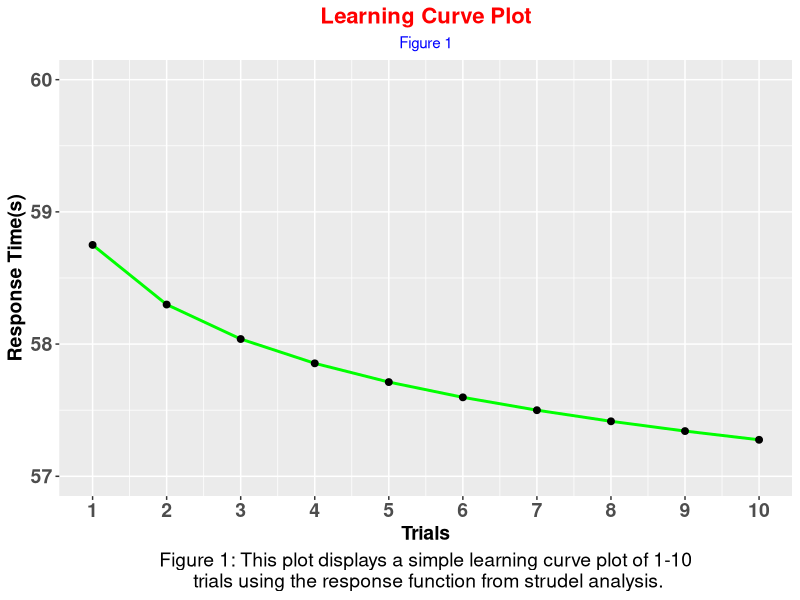
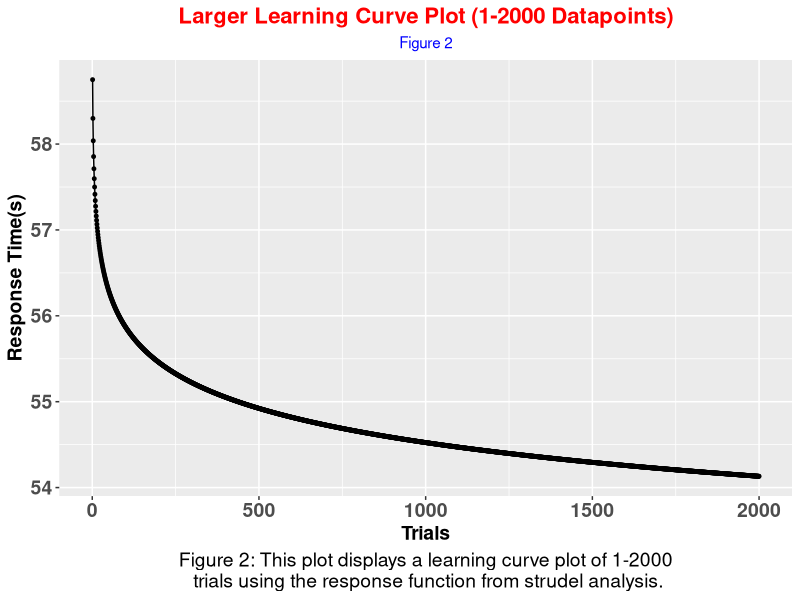
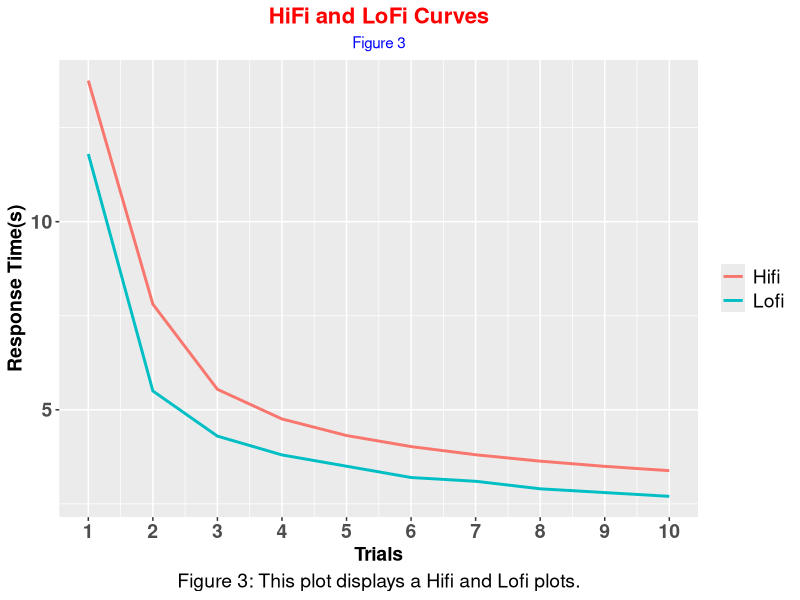
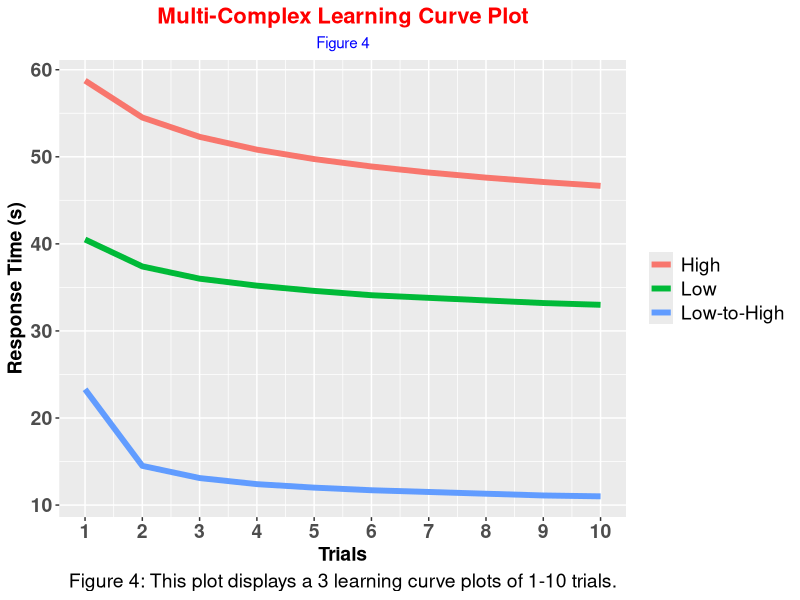
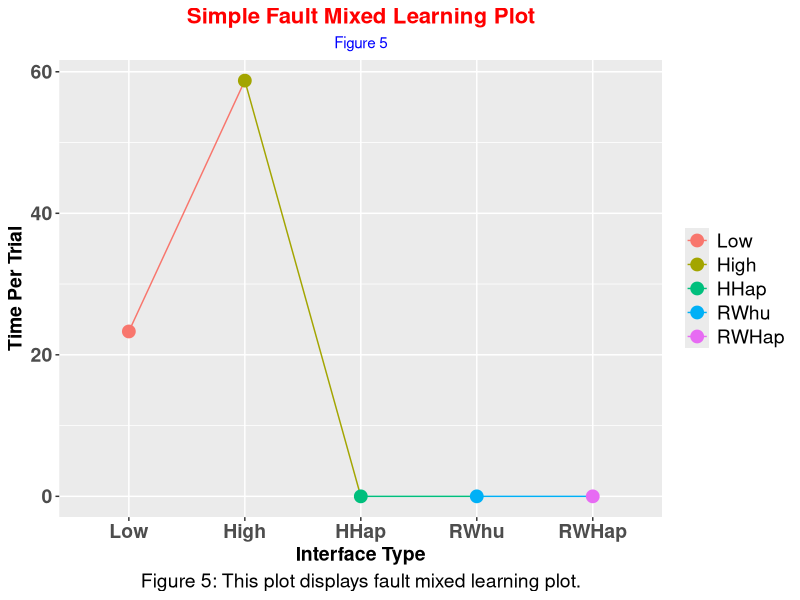
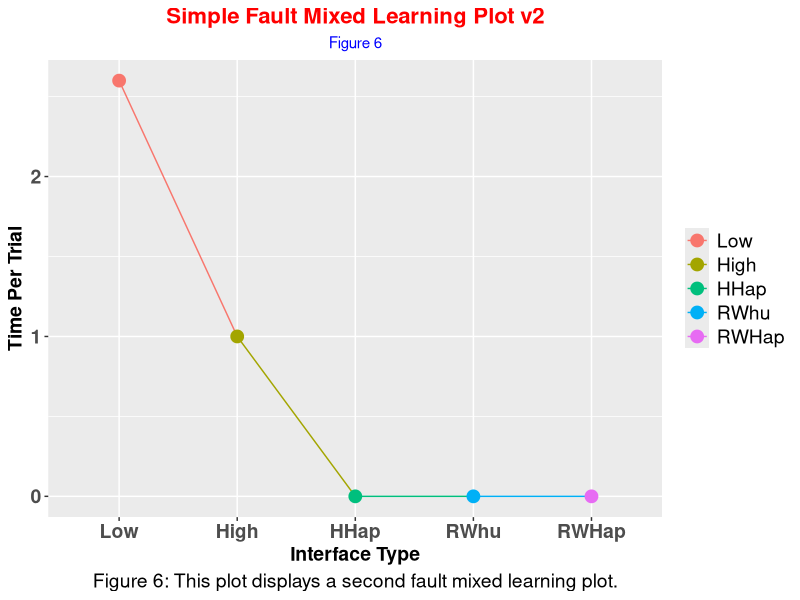
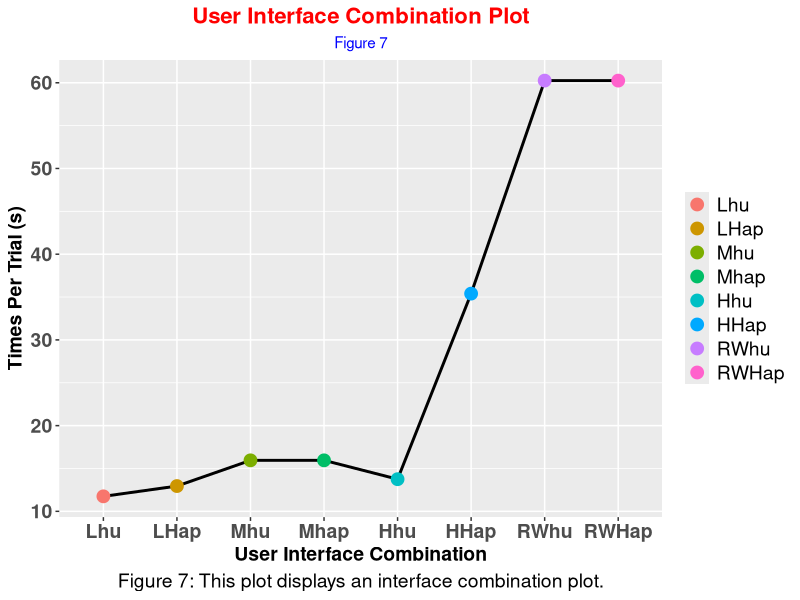
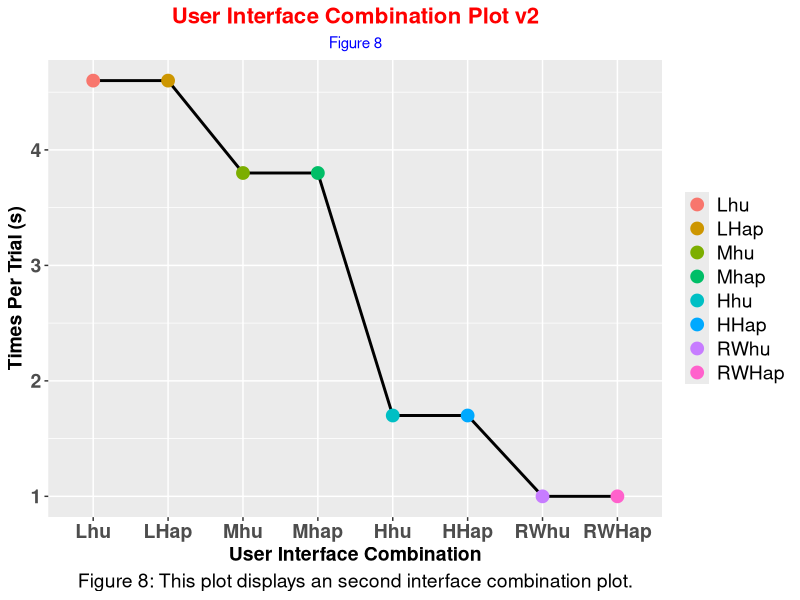

The R source for these figures, in order:
## ---- chunk 1
knitr::opts_chunk$set(echo = TRUE)
## ---- chunk 2
library(dplyr)
library(ggplot2)
library(tidyr)

options(digits =2, max.print=1000000)
## ---- chunk 3
# This plot displays a simple learning curve plot of 1-10 trials using the response function from strudel analysis.

# Variables for response function
alpha = 0.02
fixedTasks = 26
learnedTasks = 32.75

# Data frame is the data structure used to store data for visualize plots 
learning_curve = data.frame(
  labels = c(1:10),
  respFunc = fixedTasks + (learnedTasks*((c(1:10))^-alpha))
)

ggplot(learning_curve, aes(x = labels, y = respFunc)) +
  labs(
    x = "Trials", y = "Response Time(s)",
    title = "Learning Curve Plot", 
    subtitle = "Figure 1",
    caption = "Figure 1: This plot displays a simple learning curve plot of 1-10\n trials using the response function from strudel analysis.") +
  geom_line(color="green", size=1) + 
  geom_point(size = 2) +
  ylim(57, 60) +
  scale_x_continuous(breaks=c(1:10)) + 
  theme(
    axis.text=element_text(size=14,face="bold"),
    axis.title=element_text(size=14,face="bold"),
    legend.title=element_blank(), 
    plot.title = element_text(color = "red", size = 16, face = "bold", hjust = 0.5),
    plot.subtitle = element_text(color = "blue", hjust = 0.5),
    plot.caption = element_text(color = "black", size = 14, hjust = 0.5))

## ---- chunk 4
# This plot displays a learning curve plot of 1-2000 trials using the response function   from strudel analysis.

# Data frame is the data structure used to store data for visualize plots 
larger_learning_curve = data.frame(
  labels = c(1:2000),
  respFunc = fixedTasks + (learnedTasks*((c(1:2000))^-alpha))
)

# Visualization and construction of plot
ggplot(larger_learning_curve, aes(x = labels, y = respFunc)) + 
  labs(
    x = "Trials", y = "Response Time(s)",
    title = "Larger Learning Curve Plot (1-2000 Datapoints)", 
    subtitle = "Figure 2",
    caption = "Figure 2: This plot displays a learning curve plot of 1-2000\n trials using the response function from strudel analysis.") +
  geom_line() +
  geom_point(size=1) +
  theme(axis.text=element_text(size=14,face="bold"),axis.title=element_text(size=14,face="bold")) +
  theme(
    legend.title=element_blank(), 
    plot.title = element_text(color = "red", size = 16, face = "bold", hjust = 0.5),
    plot.subtitle = element_text(color = "blue", hjust = 0.5),
    plot.caption = element_text(color = "black", size = 14, hjust = 0.5))

## ---- chunk 5
# This plot displays a Hifi and Lofi plot from strudel analysis.

# Data frame is the data structure used to store data for visualize plots 
two_line_plot = data.frame( #Use function to generate plots
  time_blocks = c(1:10),
  lofi_resp_time = c(11.8,5.5,4.3,3.8,3.5,3.2,3.1,2.9,2.8,2.7),
  hifi_resp_time = c(13.75,7.807,5.544,4.756,4.316,4.022,3.805,3.635,3.497,3.382)
)

# Visualization and construction of plot
ggplot(two_line_plot, aes(x=time_blocks)) +
  geom_line(aes(y=lofi_resp_time, color="Lofi"), size = 1)+ 
  geom_line(aes(y=hifi_resp_time,color="Hifi"),size=1) + 
  labs(
    x = "Trials", y = "Response Time(s)",
    title = "HiFi and LoFi Curves", 
    subtitle = "Figure 3",
    caption = "Figure 3: This plot displays a Hifi and Lofi plots.") + 
  scale_x_continuous(breaks=c(1:10)) +
  theme(
    axis.text=element_text(size=14,face="bold"),
    axis.title=element_text(size=14,face="bold"),
    legend.title=element_blank(), 
    legend.text=element_text(size=14),
    plot.title = element_text(color = "red", size = 16, face = "bold", hjust = 0.5),
    plot.subtitle = element_text(color = "blue", hjust = 0.5),
    plot.caption = element_text(color = "black", size = 14, hjust = 0.5))
## ---- chunk 6
# This plot displays a 3 learning curve plots of 1-10 trials using the response function and data from strudel analysis.

# Variables for response function
alpha = .20
fixedTasks = 26
learnedTasks = 32.75

# Data frame is the data structure used to store data for visualize plots 
multi_learning_curve = data.frame(
  labels = c(1:10),
  respFunc = fixedTasks + (learnedTasks*((c(1:10))^-alpha)),#Function working for this
  respFunc2 = c(40.5,37.4,36,35.2,34.6,34.1,33.8,33.5,33.2,33),#Change to working function
  respFunc3 = c(23.3,14.5,13.1,12.4,12,11.7,11.5,11.3,11.1,11)#Change to working function
)

# Visualization and construction of plot
ggplot(multi_learning_curve, aes(x = labels)) + 
  geom_line(aes(y = respFunc, color="High", group= 1), size = 2) +
  geom_line(aes(y = respFunc2, color="Low", group= 2), size = 2) +
  geom_line(aes(y = respFunc3, color="Low-to-High", group= 3), size = 2) +
  labs(
    x = "Trials", y = "Response Time (s)",
    title = "Multi-Complex Learning Curve Plot", 
    subtitle = "Figure 4",
    caption = "Figure 4: This plot displays a 3 learning curve plots of 1-10 trials.") + 
  scale_x_continuous(breaks=c(1:10)) +
  theme(axis.text=element_text(size=14,face="bold"),axis.title=element_text(size=14,face="bold")) +
  theme(
    legend.title=element_blank(), 
    legend.text=element_text(size=14),
    plot.title = element_text(color = "red", size = 16, face = "bold", hjust = 0.5),
    plot.subtitle = element_text(color = "blue", hjust = 0.5),
    plot.caption = element_text(color = "black", size = 14, hjust = 0.5))

## ---- chunk 7
# This plot displays fault mixed learning plot using the data from strudel analysis.

# Data frame is the data structure used to store data for visualize plots 
fault_mixed_learning_plot = data.frame(
  labels = c("Low", "High", "HHap", "RWhu", "RWHap"),
  data = c(23.3,58.75,0,0,0)
)

sorted_labels = factor(fault_mixed_learning_plot$labels,levels = c("Low", "High", "HHap", "RWhu", "RWHap"))# Sorts labels using factor function 

# Visualization and construction of plot
ggplot(fault_mixed_learning_plot, aes(x = sorted_labels, y = data, color=sorted_labels, group= 1)) + 
  geom_line() +
  geom_point(size = 4) +
  labs(
    x = "Interface Type",y = "Time Per Trial",
    title = "Simple Fault Mixed Learning Plot", 
    subtitle = "Figure 5",
    caption = "Figure 5: This plot displays fault mixed learning plot.") + 
  theme(axis.text=element_text(size=14,face="bold"),axis.title=element_text(size=14,face="bold")) +
  theme(
    legend.title=element_blank(),
    legend.text=element_text(size=14),
    plot.title = element_text(color = "red", size = 16, face = "bold", hjust = 0.5),
    plot.subtitle = element_text(color = "blue", hjust = 0.5),
    plot.caption = element_text(color = "black", size = 14, hjust = 0.5))
## ---- chunk 8
# This plot displays a second fault mixed learning plot using the data from strudel analysis.

# Data frame is the data structure used to store data for visualize plots 
fault_mixed_learning_plot_v2 = data.frame(
  labels = c("Low", "High", "HHap", "RWhu", "RWHap"),
  data = c(2.6,1,0,0,0)
)

sorted_labels = factor(fault_mixed_learning_plot_v2$labels,levels = c("Low", "High", "HHap", "RWhu", "RWHap"))# Sorts labels using factor function 

# Visualization and construction of plot
ggplot(fault_mixed_learning_plot_v2, aes(x = sorted_labels, y = data, color=sorted_labels, group= 1)) + 
  geom_line() +
  labs(
    x = "Interface Type", y = "Time Per Trial",
    title = "Simple Fault Mixed Learning Plot v2", 
    subtitle = "Figure 6",
    caption = "Figure 6: This plot displays a second fault mixed learning plot.") + 
  geom_point(size = 4) +
  theme(axis.text=element_text(size=14,face="bold"),axis.title=element_text(size=14,face="bold")) +
  theme(
    legend.title=element_blank(), 
    legend.text=element_text(size=14),
    plot.title = element_text(color = "red", size = 16, face = "bold", hjust = 0.5),
    plot.subtitle = element_text(color = "blue", hjust = 0.5),
    plot.caption = element_text(color = "black", size = 14, hjust = 0.5))

## ---- chunk 9
# This plot displays an interface combination plot using the data from strudel analysis.

rand_values = runif(2000, min=0, max=61)#Generates Random Values N=2000, i = 0-61

# Data frame is the data structure used to store data for visualize plots 
ui_combo_plot = data.frame(
  id = c(1:8),
  ui_combo = 	c("Lhu","LHap","Mhu","Mhap","Hhu","HHap","RWhu","RWHap"),		
  time_per_trial = c(11.75,12.95,15.95,15.95,13.75,35.4,60.25,60.25), 
  stringsAsFactors = FALSE
)
sorted_labels = factor(ui_combo_plot$ui_combo,levels = c("Lhu","LHap","Mhu","Mhap","Hhu","HHap","RWhu","RWHap"))

# Visualization and construction of plot
ggplot(ui_combo_plot, aes(sorted_labels,time_per_trial, group = 1, color=sorted_labels))+
  geom_line(color='black',size=1) +
  geom_point(size = 4) +
  labs(
    x = "User Interface Combination", y = "Times Per Trial (s)",
    title = "User Interface Combination Plot", 
    subtitle = "Figure 7",
    caption = "Figure 7: This plot displays an interface combination plot.") + 
  theme(axis.text=element_text(size=14,face="bold"),axis.title=element_text(size=14,face="bold")) +
  theme(
    legend.title=element_blank(), 
    legend.text=element_text(size=14),
    plot.title = element_text(color = "red", size = 16, face = "bold", hjust = 0.5),
    plot.subtitle = element_text(color = "blue", hjust = 0.5),
    plot.caption = element_text(color = "black", size = 14, hjust = 0.5))
## ---- chunk 10
# This plot displays an second interface combination plot using the data from strudel analysis.

# Data frame is the data structure used to store data for visualize plots 
ui_combo_plot_v2 = data.frame(
  id = c(1:8),
  ui_combo = 	c("Lhu","LHap","Mhu","Mhap","Hhu","HHap","RWhu","RWHap"),		
  time_per_trial = c(4.6,4.6,3.8,3.8,1.7,1.7,1,1)
)
sorted_labels = factor(ui_combo_plot_v2$ui_combo,levels = c("Lhu","LHap","Mhu","Mhap","Hhu","HHap","RWhu","RWHap"))

# Visualization and construction of plot
ggplot(ui_combo_plot_v2, aes(sorted_labels,time_per_trial, group = 1, color=sorted_labels))+
  geom_line(color='black',size=1) +
  geom_point(size = 4) +
  labs(
    x = "User Interface Combination", y = "Times Per Trial (s)",
    title = "User Interface Combination Plot v2", 
    subtitle = "Figure 8",
    caption = "Figure 8: This plot displays an second interface combination plot.") + 
  theme(axis.text=element_text(size=14,face="bold"),axis.title=element_text(size=14,face="bold")) +
  theme(
    legend.title=element_blank(), 
    legend.text=element_text(size=14),
    plot.title = element_text(color = "red", size = 16, face = "bold", hjust = 0.5),
    plot.subtitle = element_text(color = "blue", hjust = 0.5),
    plot.caption = element_text(color = "black", size = 14, hjust = 0.5))
## ---- chunk 11
# specify log plot using ggplot
# Variables for response function
# plot(p,trans, ylim = c(0,1), ylab='coeff', log='x')

alpha = .20
fixedTasks = 26
learnedTasks = 32.75

# Data for putting inside dataframe 
trials = c(1:10)
RT = c(58.8,46.6,43.5,41.9,40.9,40.2,39.6,39.1,38.8,38.4)
trials_per_min = 60/RT
total_reps = c(10,13,26,40,54,69,84,99,115,130)#Generate data using formula in CSV file ( const + 10 * totals_reps)
log_base10 = log(total_reps, base=10)
low_values = c(43.1,40.3,38.9,38,37.4,36.9,36.6,36.2,36,35.7)#Generate data using formula in CSV file ( fixed + learned * (trials)^-alpha)
delta_Ln =c(1.411,0.441,0.456,0.464,0.469,0.473,0.476,0.478,0.480,0.481)

# Data frame is the data structure used to store data for visualize plots 
loglogPlot = data.frame(
trials,
trials_per_min,
RT, #rounded up because option rule at the top of R code
total_reps,
log_base10,
low_values,
delta_Ln
)

# Version 1: Visualization and construction of plot (Must transform plot to a log plot to measure distance between one point to another)
ggplot(loglogPlot, aes(x = trials)) + 
  geom_line(aes(y = RT, color="High", group= 1), size = 1) +
  geom_line(aes(y = low_values, color="Low to High", group= 1), size = 1) +
  geom_line(aes(y = delta_Ln, color="Low", group= 1), size = 1) +
  labs(
    x = "Blocks of 10 min.",
    y = "Response Time (s)",
    title = "Log Log Plot", 
    subtitle = "Figure 9",
    caption = "Figure 9: This plot displays a loglog plot.") + 
  scale_x_continuous(trans = 'log10') +
  scale_y_continuous(trans = 'log10') +
  annotation_logticks() +
  theme(axis.text=element_text(size=14,face="bold"),axis.title=element_text(size=14,face="bold")) +
  theme(
    legend.title=element_blank(), 
    legend.text=element_text(size=14),
    plot.title = element_text(color = "red", size = 16, face = "bold", hjust = 0.5),
    plot.subtitle = element_text(color = "blue", hjust = 0.5),
    plot.caption = element_text(color = "black", size = 14, hjust = 0.5))

print (loglogPlot)# Print data from log log dataframe

## ---- chunk 12
#THIS FIGURE APPLIES RESP FUNCTION OF 1-1000 POINTS

# Variables for response function
alpha = .20
fixedTasks = 26
learnedTasks = 32.75

datapoints = c(1:10) #generates a flattened list of 1-10 points (change to 1000 points)
Respfn = fixedTasks + (learnedTasks*((datapoints)^-alpha))#apply function to 10 datapoints (i.e., flattened list)

# Data frame is the data structure used to store data for visualize plots 
loglogPlot_v2 = data.frame(
 id = c(1:10),
 trials_per_min = c(1.0,1.3,1.4,1.4,1.5,1.5,1.5,1.5,1.5,1.6),
 data = Respfn
)

plot(x = loglogPlot_v2$id, y=loglogPlot_v2$data)

print (loglogPlot_v2)#  Basic plot of respFunc

#https://holtzy.github.io/Pimp-my-rmd/#tabs_for_sub-chapters
## ---- chunk 13

# Variables for response function
alpha = .20
fixedTasks = 26
learnedTasks = 4
learnable = 32.75

# Data for putting inside dataframe 
trials = c(1:10)
RT = c(58.8,46.6,43.5,41.9,40.9,40.2,39.6,39.1,38.8,38.4)
trials_per_min = 60/RT
total_reps = c(10,13,26,40,54,69,84,99,115,130)#Generate data using formula in CSV file ( const + 10 * totals_reps)
totalReps = c(26,64,105,149,194,240,287,334,382,431) # Generate data using strudel formula in CSV
RT_sec = c(23.3,15.8,14.4,13.8,13.3,13.0,12.8,12.6,12.5,12.3) # Generate data using strudel formula in CSV
formula = fixedTasks + learnedTasks + (learnable - learnedTasks)*(totalReps^-alpha)

# Data frame is the data structure used to store data for visualize plots 
loglogPlot_v3 = data.frame(
trials,
RT,
formula,
RT_sec
)

# Version 2: Visualization and construction of plot
ggplot(loglogPlot_v3, aes(x = trials)) + 
  geom_line(aes(y = RT, color="High", group= 1), size = 1) +
  geom_line(aes(y = formula, color="Low to High", group= 1), size = 1) +
  geom_line(aes(y = RT_sec, color="Low", group= 1), size = 1) +
  labs(
    x = "Blocks of 10 min.", y = "Response Time (s)",
    title = "Log Log Plot v3", 
    subtitle = "Figure 11",
    caption = "Figure 11: This plot displays a loglog plot v3.") + 
  scale_x_continuous(breaks=c(1:10)) +
  ylim(0, 70) +
  theme(axis.text=element_text(size=14,face="bold"),axis.title=element_text(size=14,face="bold")) +
  theme(
    legend.title=element_blank(), 
    legend.text=element_text(size=14),
    plot.title = element_text(color = "red", size = 16, face = "bold", hjust = 0.5),
    plot.subtitle = element_text(color = "blue", hjust = 0.5),
    plot.caption = element_text(color = "black", size = 14, hjust = 0.5))

print (loglogPlot_v3)# Print data from log log dataframe

#summary(loglogPlot)
#https://holtzy.github.io/Pimp-my-rmd/#tabs_for_sub-chapters
## ---- chunk 14
fidelity_df = data.frame(
  step0= c("Insert Fault"), 
  step1= c("Approach System"),
  step2= c("Open Cabinet"),
  step3= c("Ground Yourself"),
  step4= c("Check Front Panel"),
  step5= c("Choose Tray"),
  step6= c("Open Tray"),
  step7= c("Check Light"),
  step8= c("If off, have answer;If no, go to next light"),
  step9= c("Check Light;Overdriven Amp Fault"),
  step10= c("Recognize Fault"),
  step11= c("Indicate Fault")
)

#print (fidelity_df)

## ---- chunk 15
# SOURCES
# [1] https://holtzy.github.io/Pimp-my-rmd/#tabs_for_sub-chapters
# [2] https://en.wikipedia.org/wiki/Power_law_of_practice
# [3] https://www.statisticshowto.com/power-law/#:~:text=The%20power%20law%20(also%20called,4%20to%2016%20inches%20squared).

